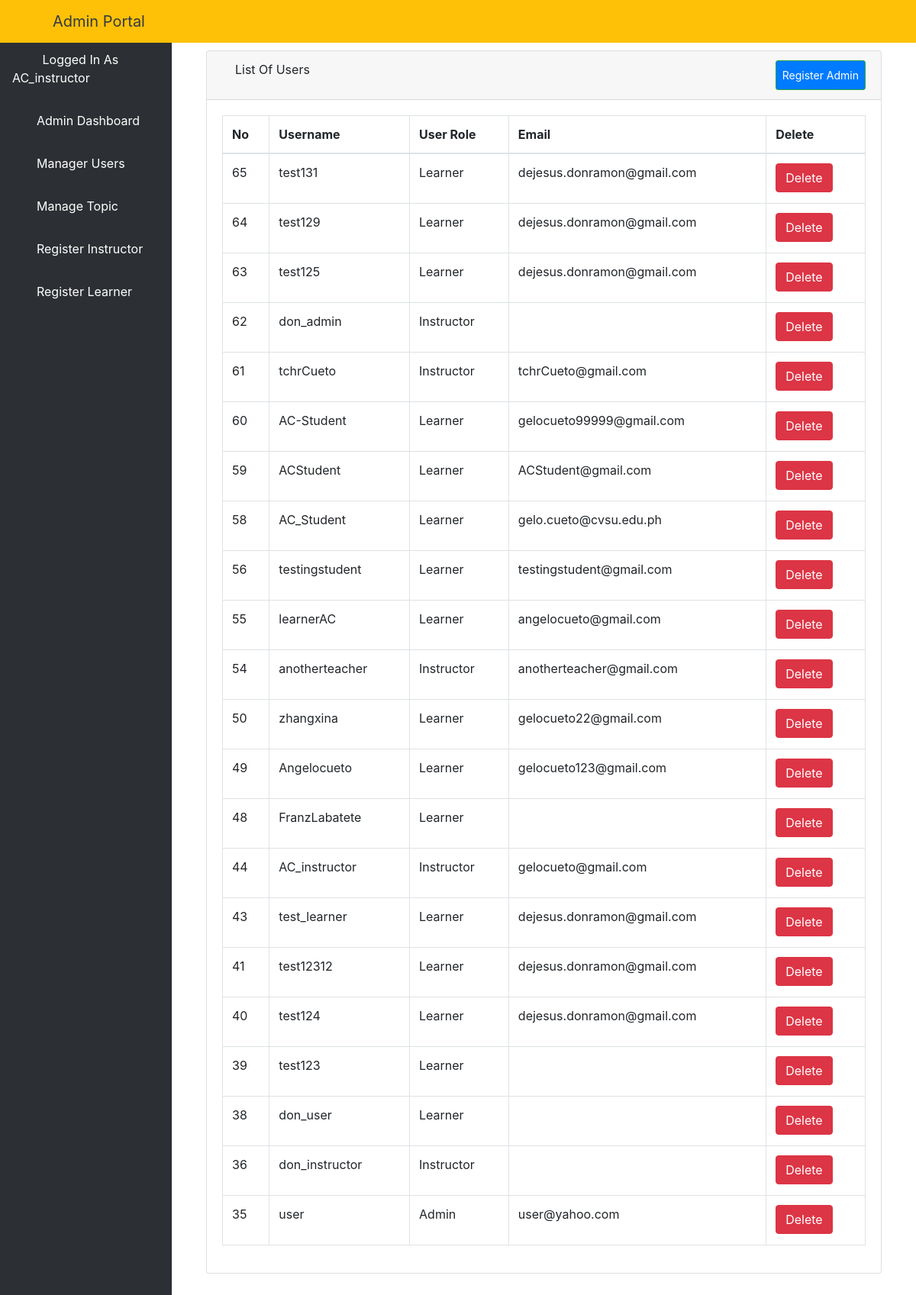
Screenshot of /aluser/ (signed in) with the database file from the repository.
### elearn/models.py (models this page shows)
class User(AbstractUser):
    is_learner = models.BooleanField(default=False)
    is_instructor = models.BooleanField(default=False)
    is_admin = models.BooleanField(default=False)

### elearn/views.py (the view)
# urls.py: path('aluser/', views.ListUserView.as_view(), name='aluser'),
class ListUserView(LoginRequiredMixin, ListView):
    model = User
    template_name = 'dashboard/admin/list_users.html'
    context_object_name = 'users'
    paginated_by = 10
    def get_queryset(self):
        return User.objects.order_by('-id')

### elearn/templates/dashboard/admin/list_users.html (shortened to what this page needs)
{% extends 'dashboard/admin/base.html' %}
{% block body %}
    <div class="container-fluid">
        <div class="row">
            <div class="col-12 mb-3">
                <div class="col-12 mb-3">
                    <div id="content-wrapper">
                        <div class="container-fluid">
                            <div class="card mb-3">
                                <div class="card-header">
                                    <i class="fas fa-table"></i>
                                    List Of Users
                                    <a class="btn btn-sm btn-success" href="{% url 'create_user_form' %}"
                                       style="padding: 8px; float: right; background-color: #007bff; color: white;">Register
                                        Admin</a>
                                </div>
                                <div class="card-body">
                                    <div class="table-responsive">
                                        <table class="table table-bordered" id="dataTable" width="100%" cellspacing="0">
                                            <thead>
                                            <tr>
                                                <th>No</th>
                                                <th>Username</th>
                                                <th>User Role</th>
                                                <th>Email</th>
                                                <th>Delete</th>
                                            </tr>
                                            </thead>
                                            <tbody>
                                            {% if users %}
                                                {% for user in users %}
                                                    <tr>
                                                        <td>{{ user.id }}</td>
                                                        <td>{{ user.username }}</td>
                                                        <td>{% if user.is_learner == True %}
                                                            <p>Learner</p>
                                                        {% elif user.is_admin == True %}
                                                            <p>Admin</p>
                                                        {% else %}
                                                            <p>Instructor</p>
                                                        {% endif %}
                                                        </td>
                                                        <td>{{ user.email }}</td>
                                                        <td>
                                                            <a href="{% url 'aduser' user.pk %}">
                                                                <button type="button" class="btn btn-danger"> Delete
                                                                </button>
                                                            </a>
                                                        </td>
                                                    </tr>
                                                {% endfor %}
                                            {% endif %}
                                            </tbody>
                                        </table>
                                    </div>
                                </div>
                            </div>
                        </div>
                    </div>
                </div>
            </div>
        </div>
    </div>
{% endblock %}

### elearn/templates/dashboard/admin/base.html (shortened to what this page needs)
<!DOCTYPE html>
<html lang="en">
<head>
    {% load static %}
    <link href="{% static 'vendor/fontawesome-free/css/all.min.css' %}" rel="stylesheet" type="text/css">
    <link href="{% static 'vendor/datatables/dataTables.bootstrap4.css' %}" rel="stylesheet">
    <link href="{% static 'css/sb-admin.css' %}" rel="stylesheet">
</head>
<body id="page-top">
<nav class="navbar navbar-expand navbar-dark bg-warning fixed-top">
    <button class="btn btn-link btn-sm text-dark order-1 order-sm-0" id="sidebarToggle" href="#">
        <i class="fas fa-bars"></i>
    </button>
    <a class="navbar-brand ml-4 text-dark" href="{% url 'dashboard' %}">Admin Portal</a>
    <ul class="navbar-nav ml-auto ml-md-0">
        <li class="nav-item dropdown no-arrow">
            <a class="nav-link dropdown-toggle" href="#" id="userDropdown" role="button" data-toggle="dropdown"
               aria-haspopup="true" aria-expanded="false">
                <i class="fas fa-user-circle fa-fw text-dark mr-3"></i>
            </a>
        </li>
    </ul>
</nav>
<div id="wrapper" style="padding-top: 50px;">
    <ul class="sidebar navbar-nav">
         <li class="nav-item active">
            <a class="nav-link" href="{% url 'dashboard' %}">
                <i class="fas fa-user-circle fa-fw text-warning"></i>
                <span>Logged In As {{ user.username }}</span>
            </a>
        </li>
        <li class="nav-item active">
            <a class="nav-link" href="{% url 'dashboard' %}">
                <i class="fa fa-home" aria-hidden="true"></i>
                <span>Admin Dashboard</span>
            </a>
        </li>
        <li class="nav-item">
            <a class="nav-link" href="{% url 'aluser' %}">
                <i class="fas fa-users"></i>
                <span style="color: white">Manager Users</span>
            </a>
        </li>
        <li class="nav-item dropdown no-arrow">
            <a class="nav-link dropdown-toggle" data-toggle="dropdown" aria-haspopup="true" aria-expanded="false"
               href="">
                <i class="fas fa-bell"></i>
                <span style="color: white">Manage Topic</span>
            </a>
        </li>
        <li class="nav-item">
            <a class="nav-link" href="{% url 'isign' %}">
                <i class="fas fa-chalkboard-teacher"></i>
                <span style="color: white">Register Instructor</span>
            </a>
        </li>
        <li class="nav-item">
            <a class="nav-link" href="{% url 'addlearner' %}">
                <i class="fas fa-user-graduate"></i>
                <span style="color: white">Register Learner</span>
            </a>
        </li>
    </ul>
    {% block body %}{% endblock %}
</div>

### rows the page displays
User: username "AC_instructor", id "44", is_learner "Instructor", email "gelocueto@gmail.com"
User: id "65", username "test131", is_learner "Learner", email "dejesus.donramon@gmail.com"
User: id "64", username "test129", is_learner "Learner", email "dejesus.donramon@gmail.com"
User: id "63", username "test125", is_learner "Learner", email "dejesus.donramon@gmail.com"
User: id "62", username "don_admin", is_learner "Instructor"
User: id "61", username "tchrCueto", is_learner "Instructor", email "tchrCueto@gmail.com"
User: id "60", username "AC-Student", is_learner "Learner", email "gelocueto99999@gmail.com"
User: id "59", username "ACStudent", is_learner "Learner", email "ACStudent@gmail.com"
User: id "58", username "AC_Student", is_learner "Learner", email "gelo.cueto@cvsu.edu.ph"
User: id "56", username "testingstudent", is_learner "Learner", email "testingstudent@gmail.com"
User: id "55", username "learnerAC", is_learner "Learner", email "angelocueto@gmail.com"
User: id "54", username "anotherteacher", is_learner "Instructor", email "anotherteacher@gmail.com"
User: id "50", username "zhangxina", is_learner "Learner", email "gelocueto22@gmail.com"
User: id "49", username "Angelocueto", is_learner "Learner", email "gelocueto123@gmail.com"
User: id "48", username "FranzLabatete", is_learner "Learner"
User: id "43", username "test_learner", is_learner "Learner", email "dejesus.donramon@gmail.com"
User: id "41", username "test12312", is_learner "Learner", email "dejesus.donramon@gmail.com"
User: id "40", username "test124", is_learner "Learner", email "dejesus.donramon@gmail.com"
User: id "39", username "test123", is_learner "Learner"
User: id "38", username "don_user", is_learner "Learner"
User: id "36", username "don_instructor", is_learner "Instructor"
User: id "35", username "user", is_learner "Admin", email "user@yahoo.com"
